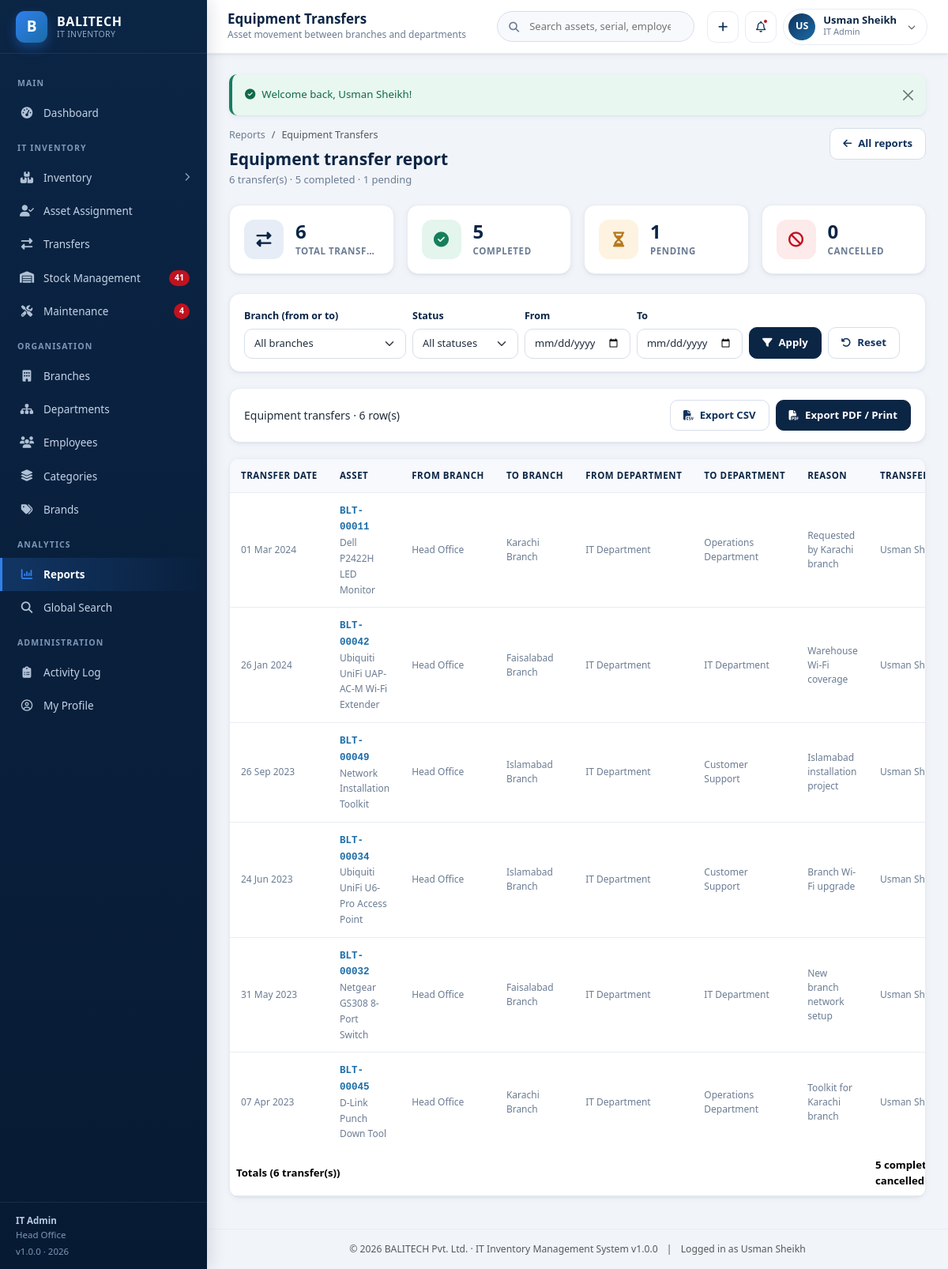
/reports/transfer.php (signed in), run on the app's committed database.
### tables this page shows
CREATE TABLE `users` (
  `id` INT UNSIGNED NOT NULL AUTO_INCREMENT,
  `username` VARCHAR(60) NOT NULL,
  `full_name` VARCHAR(120) NOT NULL,
  `email` VARCHAR(120) NOT NULL,
  `password` VARCHAR(255) NOT NULL,
  `role` ENUM('super_admin','it_admin','branch_staff','dept_manager') NOT NULL DEFAULT 'branch_staff',
  `branch_id` INT UNSIGNED DEFAULT NULL,
  `department_id` INT UNSIGNED DEFAULT NULL,
  `phone` VARCHAR(30) DEFAULT NULL,
  `avatar` VARCHAR(255) DEFAULT NULL,
  `status` ENUM('active','inactive') NOT NULL DEFAULT 'active',
  `last_login` DATETIME DEFAULT NULL,
  `created_at` DATETIME NOT NULL DEFAULT CURRENT_TIMESTAMP,
  `updated_at` DATETIME NOT NULL DEFAULT CURRENT_TIMESTAMP ON UPDATE CURRENT_TIMESTAMP,
  PRIMARY KEY (`id`),
  UNIQUE KEY `uq_user_username` (`username`),
  UNIQUE KEY `uq_user_email` (`email`),
  KEY `idx_user_role` (`role`),
  KEY `idx_user_branch` (`branch_id`),
  KEY `idx_user_dept` (`department_id`),
  CONSTRAINT `fk_user_branch` FOREIGN KEY (`branch_id`) REFERENCES `branches` (`id`) ON DELETE SET NULL ON UPDATE CASCADE,
  CONSTRAINT `fk_user_dept` FOREIGN KEY (`department_id`) REFERENCES `departments` (`id`) ON DELETE SET NULL ON UPDATE CASCADE
);

CREATE TABLE `branches` (
  `id` INT UNSIGNED NOT NULL AUTO_INCREMENT,
  `branch_code` VARCHAR(20) NOT NULL,
  `branch_name` VARCHAR(120) NOT NULL,
  `city` VARCHAR(80) NOT NULL,
  `address` VARCHAR(255) DEFAULT NULL,
  `branch_manager` VARCHAR(120) DEFAULT NULL,
  `contact_number` VARCHAR(30) DEFAULT NULL,
  `email` VARCHAR(120) DEFAULT NULL,
  `status` ENUM('active','inactive') NOT NULL DEFAULT 'active',
  `created_at` DATETIME NOT NULL DEFAULT CURRENT_TIMESTAMP,
  `updated_at` DATETIME NOT NULL DEFAULT CURRENT_TIMESTAMP ON UPDATE CURRENT_TIMESTAMP,
  PRIMARY KEY (`id`),
  UNIQUE KEY `uq_branch_code` (`branch_code`),
  KEY `idx_branch_status` (`status`),
  KEY `idx_branch_name` (`branch_name`)
);

CREATE TABLE `asset_transfers` (
  `id` INT UNSIGNED NOT NULL AUTO_INCREMENT,
  `asset_id` INT UNSIGNED NOT NULL,
  `from_branch_id` INT UNSIGNED DEFAULT NULL,
  `to_branch_id` INT UNSIGNED NOT NULL,
  `from_department_id` INT UNSIGNED DEFAULT NULL,
  `to_department_id` INT UNSIGNED DEFAULT NULL,
  `transfer_date` DATE NOT NULL,
  `transferred_by` INT UNSIGNED DEFAULT NULL,
  `reason` VARCHAR(255) DEFAULT NULL,
  `status` ENUM('pending','completed','cancelled') NOT NULL DEFAULT 'completed',
  `created_at` DATETIME NOT NULL DEFAULT CURRENT_TIMESTAMP,
  PRIMARY KEY (`id`),
  KEY `idx_trf_asset` (`asset_id`),
  KEY `idx_trf_from` (`from_branch_id`),
  KEY `idx_trf_to` (`to_branch_id`),
  KEY `idx_trf_date` (`transfer_date`),
  CONSTRAINT `fk_trf_asset` FOREIGN KEY (`asset_id`) REFERENCES `inventory` (`id`) ON DELETE CASCADE ON UPDATE CASCADE,
  CONSTRAINT `fk_trf_from` FOREIGN KEY (`from_branch_id`) REFERENCES `branches` (`id`) ON DELETE SET NULL ON UPDATE CASCADE,
  CONSTRAINT `fk_trf_to` FOREIGN KEY (`to_branch_id`) REFERENCES `branches` (`id`) ON DELETE CASCADE ON UPDATE CASCADE,
  CONSTRAINT `fk_trf_fromdept` FOREIGN KEY (`from_department_id`) REFERENCES `departments` (`id`) ON DELETE SET NULL ON UPDATE CASCADE,
  CONSTRAINT `fk_trf_todept` FOREIGN KEY (`to_department_id`) REFERENCES `departments` (`id`) ON DELETE SET NULL ON UPDATE CASCADE,
  CONSTRAINT `fk_trf_user` FOREIGN KEY (`transferred_by`) REFERENCES `users` (`id`) ON DELETE SET NULL ON UPDATE CASCADE
);

CREATE TABLE `inventory` (
  `id` INT UNSIGNED NOT NULL AUTO_INCREMENT,
  `asset_code` VARCHAR(30) NOT NULL,
  `category_id` INT UNSIGNED NOT NULL,
  `brand_id` INT UNSIGNED DEFAULT NULL,
  `equipment_name` VARCHAR(150) NOT NULL,
  `model_number` VARCHAR(100) DEFAULT NULL,
  `serial_number` VARCHAR(100) DEFAULT NULL,
  `branch_id` INT UNSIGNED DEFAULT NULL,
  `department_id` INT UNSIGNED DEFAULT NULL,
  `assigned_employee_id` INT UNSIGNED DEFAULT NULL,
  `purchase_date` DATE DEFAULT NULL,
  `purchase_price` DECIMAL(12,2) NOT NULL DEFAULT 0.00,
  `warranty_expiry` DATE DEFAULT NULL,
  `asset_condition` ENUM('New','Good','Fair','Poor') NOT NULL DEFAULT 'Good',
  `status` ENUM('available','assigned','under_maintenance','damaged','retired') NOT NULL DEFAULT 'available',
  `remarks` TEXT DEFAULT NULL,
  `created_by` INT UNSIGNED DEFAULT NULL,
  `created_at` DATETIME NOT NULL DEFAULT CURRENT_TIMESTAMP,
  `updated_at` DATETIME NOT NULL DEFAULT CURRENT_TIMESTAMP ON UPDATE CURRENT_TIMESTAMP,
  PRIMARY KEY (`id`),
  UNIQUE KEY `uq_asset_code` (`asset_code`),
  UNIQUE KEY `uq_asset_serial` (`serial_number`),
  KEY `idx_inv_category` (`category_id`),
  KEY `idx_inv_brand` (`brand_id`),
  KEY `idx_inv_branch` (`branch_id`),
  KEY `idx_inv_dept` (`department_id`),
  KEY `idx_inv_emp` (`assigned_employee_id`),
  KEY `idx_inv_status` (`status`),
  KEY `idx_inv_purchase` (`purchase_date`),
  KEY `idx_inv_name` (`equipment_name`),
  CONSTRAINT `fk_inv_category` FOREIGN KEY (`category_id`) REFERENCES `asset_categories` (`id`) ON DELETE RESTRICT ON UPDATE CASCADE,
  CONSTRAINT `fk_inv_brand` FOREIGN KEY (`brand_id`) REFERENCES `brands` (`id`) ON DELETE SET NULL ON UPDATE CASCADE,
  CONSTRAINT `fk_inv_branch` FOREIGN KEY (`branch_id`) REFERENCES `branches` (`id`) ON DELETE SET NULL ON UPDATE CASCADE,
  CONSTRAINT `fk_inv_dept` FOREIGN KEY (`department_id`) REFERENCES `departments` (`id`) ON DELETE SET NULL ON UPDATE CASCADE,
  CONSTRAINT `fk_inv_emp` FOREIGN KEY (`assigned_employee_id`) REFERENCES `employees` (`id`) ON DELETE SET NULL ON UPDATE CASCADE,
  CONSTRAINT `fk_inv_user` FOREIGN KEY (`created_by`) REFERENCES `users` (`id`) ON DELETE SET NULL ON UPDATE CASCADE
);

CREATE TABLE `departments` (
  `id` INT UNSIGNED NOT NULL AUTO_INCREMENT,
  `dept_code` VARCHAR(20) NOT NULL,
  `department_name` VARCHAR(120) NOT NULL,
  `branch_id` INT UNSIGNED DEFAULT NULL,
  `dept_head` VARCHAR(120) DEFAULT NULL,
  `description` VARCHAR(255) DEFAULT NULL,
  `status` ENUM('active','inactive') NOT NULL DEFAULT 'active',
  `created_at` DATETIME NOT NULL DEFAULT CURRENT_TIMESTAMP,
  `updated_at` DATETIME NOT NULL DEFAULT CURRENT_TIMESTAMP ON UPDATE CURRENT_TIMESTAMP,
  PRIMARY KEY (`id`),
  UNIQUE KEY `uq_dept_code` (`dept_code`),
  KEY `idx_dept_branch` (`branch_id`),
  KEY `idx_dept_name` (`department_name`),
  CONSTRAINT `fk_dept_branch` FOREIGN KEY (`branch_id`) REFERENCES `branches` (`id`) ON DELETE SET NULL ON UPDATE CASCADE
);

### reports/transfer.php (the view, shortened to what the rows shown need)
<?php
require_once __DIR__ . '/../init.php';
$scope       = rbac_scope('i');
$scopeSql    = $scope['sql'];
$scopeParams = $scope['params'];
$where  = ' WHERE 1 = 1 ' . $scopeSql;
$params = $scopeParams;
$records = db_all(
    "SELECT t.id, t.transfer_date, i.asset_code, i.equipment_name,
            fb.branch_name AS from_branch, tb.branch_name AS to_branch,
            fd.department_name AS from_dept, td.department_name AS to_dept,
            t.reason, u.full_name AS transferred_by_name, t.status
       FROM asset_transfers t
       JOIN inventory i ON i.id = t.asset_id
       LEFT JOIN branches fb ON fb.id = t.from_branch_id
       LEFT JOIN branches tb ON tb.id = t.to_branch_id
       LEFT JOIN departments fd ON fd.id = t.from_department_id
       LEFT JOIN departments td ON td.id = t.to_department_id
       LEFT JOIN users u ON u.id = t.transferred_by
      $where
      ORDER BY t.transfer_date DESC, t.id DESC", $params
);
$page_title    = 'Equipment Transfers';
require __DIR__ . '/../includes/header.php';
?>
<div class="page-head no-print">
    <div>
        <h2>Equipment transfer report</h2>
    </div>
</div>
<div class="row g-3 mb-4 no-print">
</div>
<form class="filter-bar no-print" method="get" action="<?= url('reports/transfer.php') ?>">
</form>
<div class="print-toolbar no-print">
</div>
<div class="card">
    <div class="table-responsive">
        <table class="table">
            <thead>
                <tr>
                    <th>Transfer Date</th><th>Asset</th><th>From Branch</th><th>To Branch</th>
                    <th>From Department</th><th>To Department</th><th>Reason</th><th>Transferred By</th><th>Status</th>
                </tr>
            </thead>
            <tbody>
            <?php foreach ($records as $row): ?>
                <tr>
                    <td class="text-muted-sm"><?= e(fdate($row['transfer_date'])) ?></td>
                    <td><span class="fw-code"><?= e($row['asset_code']) ?></span><br><span class="text-muted-sm"><?= e($row['equipment_name']) ?></span></td>
                    <td class="text-muted-sm"><?= e($row['from_branch'] ?: '-') ?></td>
                    <td class="text-muted-sm"><?= e($row['to_branch'] ?: '-') ?></td>
                    <td class="text-muted-sm"><?= e($row['from_dept'] ?: '-') ?></td>
                    <td class="text-muted-sm"><?= e($row['to_dept'] ?: '-') ?></td>
                    <td class="text-muted-sm"><?= e($row['reason'] ?: '-') ?></td>
                    <td class="text-muted-sm"><?= e($row['transferred_by_name'] ?: '-') ?></td>
                </tr>
            <?php endforeach; ?>
            </tbody>
        </table>
    </div>
</div>
<?php require __DIR__ . '/../includes/footer.php'; ?>

### includes/header.php (shortened to what the rows shown need)
<?php
require_once __DIR__ . '/auth.php';
$page_title   = $page_title   ?? 'Dashboard';
?>
<!DOCTYPE html>
<html lang="en">
<head>
<link rel="stylesheet" href="https://cdn.jsdelivr.net/npm/bootstrap@5.3.3/dist/css/bootstrap.min.css">
<link rel="stylesheet" href="https://cdnjs.cloudflare.com/ajax/libs/font-awesome/6.5.2/css/all.min.css">
<link rel="stylesheet" href="<?= url('assets/css/style.css') ?>">
</head>
<body>
<div class="app-wrapper">
    <?php require __DIR__ . '/sidebar.php'; ?>
    <div class="app-main">
        <header class="app-topbar no-print">
            <div class="topbar-titles">
                <h1><?= e($page_title) ?></h1>
            </div>
            <form class="topbar-search" action="<?= url('search.php') ?>" method="get" role="search">
            </form>
            <div class="topbar-actions">
                <div class="dropdown">
                    <button class="user-chip" type="button" data-bs-toggle="dropdown" aria-expanded="false">
                        <span class="avatar"><?= e(user_initials($user['full_name'])) ?></span>
                        <span class="text-start">
                            <span class="u-name d-block"><?= e($user['full_name']) ?></span>
                            <span class="u-role d-block"><?= e(role_label($user['role'])) ?></span>
                        </span>
                        <i class="fa-solid fa-chevron-down ms-1" style="font-size:10px;opacity:.6"></i>
                    </button>
                </div>
            </div>
        </header>
        <main class="app-content">
            <?= render_flash() ?>

### includes/sidebar.php (shortened to what the rows shown need)
<?php
$user = current_user();
?>
<aside class="app-sidebar no-print" id="appSidebar">
    <div class="sidebar-brand">
        <span class="brand-mark">B</span>
        <span class="brand-text">
        </span>
    </div>
    <div class="sidebar-scroll">
        <div class="nav-label">Main</div>
        <ul class="sidebar-nav">
        </ul>
        <div class="nav-label">IT Inventory</div>
        <ul class="sidebar-nav">
        </ul>
        <div class="nav-label">Organisation</div>
        <ul class="sidebar-nav">
        </ul>
        <div class="nav-label">Analytics</div>
        <ul class="sidebar-nav">
        </ul>
        <?php if (is_role('super_admin', 'it_admin')): ?>
        <div class="nav-label">Administration</div>
        <ul class="sidebar-nav">
        </ul>
        <?php endif; ?>
    </div>
    <div class="sidebar-footer">
        <strong><?= e(role_label($user['role'] ?? '')) ?></strong><br>
        <?= $user['branch_name'] ? e($user['branch_name']) : 'All branches access' ?>
        <div class="mt-1">v<?= e(APP_VERSION) ?> &middot; <?= date('Y') ?></div>
    </div>
</aside>

### includes/footer.php (shortened to what the rows shown need)
        </main>
        <footer class="app-content py-3 text-center text-muted no-print" style="font-size:12.2px;border-top:1px solid var(--gray-200)">
            &copy; <?= date('Y') ?> <?= e(APP_COMPANY) ?> &middot; IT Inventory Management System v<?= e(APP_VERSION) ?>
            <span class="mx-2">|</span> Logged in as <?= e(current_user()['full_name'] ?? '') ?>
        </footer>
    </div>
</div>
</body>
</html>

### data on the page
users: role "IT Admin", branch.branch_name "Head Office", full_name "US", full_name "Usman Sheikh"
asset_transfers: transfer_date "01 Mar 2024", asset.asset_code "BLT-00011", asset.equipment_name "Dell P2422H LED Monitor", from_branch.branch_name "Head Office", to_branch.branch_name "Karachi Branch", from_department.department_name "IT Department", to_department.department_name "Operations Department", reason "Requested by Karachi branch", transferred_by.full_name "Usman…"
asset_transfers: transfer_date "26 Jan 2024", asset.asset_code "BLT-00042", asset.equipment_name "Ubiquiti UniFi UAP-AC-M Wi-Fi Extender", from_branch.branch_name "Head Office", to_branch.branch_name "Faisalabad Branch", from_department.department_name "IT Department", reason "Warehouse Wi-Fi coverage", transferred_by.full_name "Usman…"
asset_transfers: transfer_date "26 Sep 2023", asset.asset_code "BLT-00049", asset.equipment_name "Network Installation Toolkit", from_branch.branch_name "Head Office", to_branch.branch_name "Islamabad Branch", from_department.department_name "IT Department", to_department.department_name "Customer Support", reason "Islamabad installation project", transferred_by.full_name "Usman…"
asset_transfers: transfer_date "24 Jun 2023", asset.asset_code "BLT-00034", asset.equipment_name "Ubiquiti UniFi U6-Pro Access Point", from_branch.branch_name "Head Office", to_branch.branch_name "Islamabad Branch", from_department.department_name "IT Department", to_department.department_name "Customer Support", reason "Branch Wi-Fi upgrade", transferred_by.full_name "Usman…"
asset_transfers: transfer_date "31 May 2023", asset.asset_code "BLT-00032", asset.equipment_name "Netgear GS308 8-Port Switch", from_branch.branch_name "Head Office", to_branch.branch_name "Faisalabad Branch", from_department.department_name "IT Department", reason "New branch network setup", transferred_by.full_name "Usman…"
asset_transfers: transfer_date "07 Apr 2023", asset.asset_code "BLT-00045", asset.equipment_name "D-Link Punch Down Tool", from_branch.branch_name "Head Office", to_branch.branch_name "Karachi Branch", from_department.department_name "IT Department", to_department.department_name "Operations Department", reason "Toolkit for Karachi branch", transferred_by.full_name "Usman…"

### other printed values
$notifLowStock "41"
$notifMaintenance "4"
APP_VERSION "1.0.0"
$page_title "Equipment Transfers"
$page_subtitle "Asset movement between branches and departments"
$flash['message'] "Welcome back, Usman Sheikh!"
$total "6"
$completed "5"
$pending "1"
$cancelled "0"
APP_COMPANY "BALITECH Pvt. Ltd."
